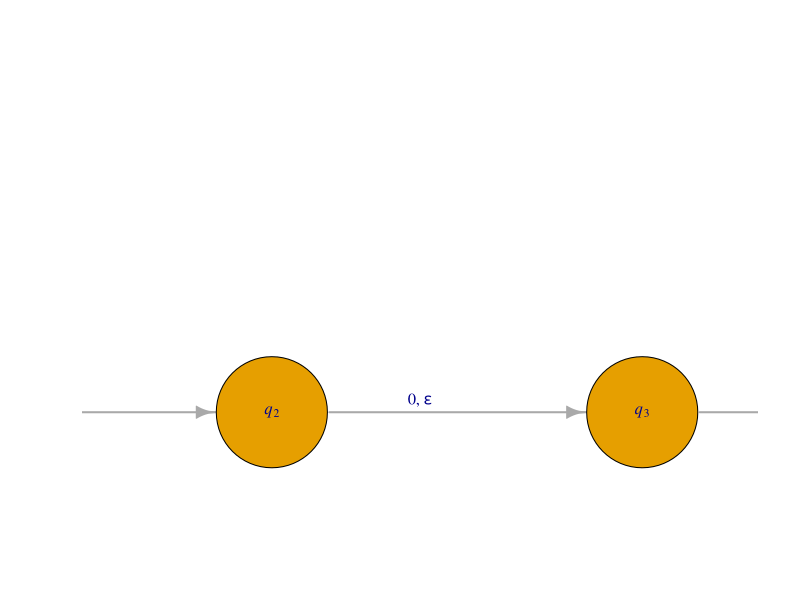
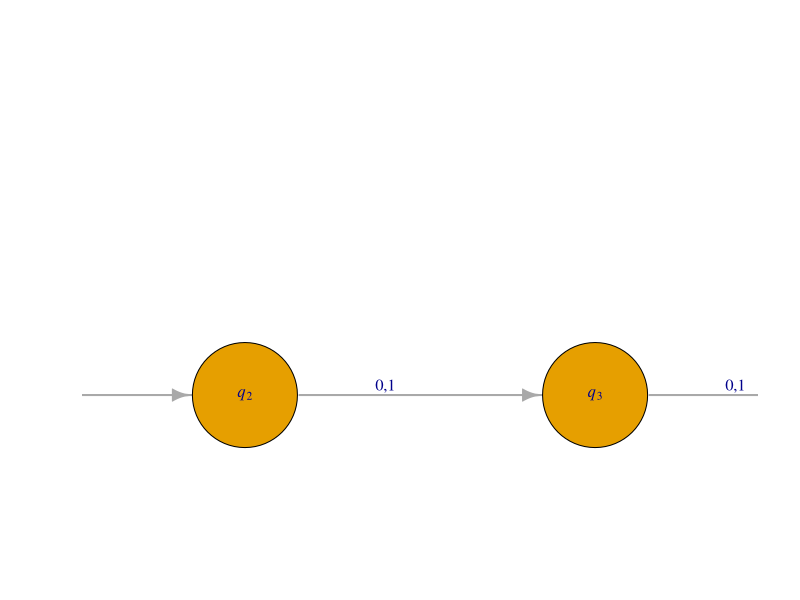

The R source for these figures, in order: (Note: this script raises an error after producing the figures.)
## ---- chunk 1
library(igraph)
a4 <- graph_from_literal(" "-+q1-+q2-+q3-+q4-+q4, q1-+q1, simplify=FALSE)
coords <- layout_on_grid(a4, width = 5)
plot(a4, 
     edge.curved = c(0, 0, 0, 0, 0.5, 0.5), 
     layout=coords,
     vertex.size = 15,
     vertex.shape = c("none", "circle", "circle", "circle", "circle"),
     vertex.label = c(" ", expression(italic(q)[1]), expression(italic(q)[2]), expression(italic(q)[3]), expression(italic(q)[4])),
     edge.loop.angle=3.14*1.5,
     mark.groups = list(5), mark.shape = 0.75, mark.col = "pink", mark.border = "black",
     vertex.label.cex = 1,
     edge.label = c("","     1\n", expression(atop("   0," ~ epsilon,  " ")), "  1\n","0,1\n","0,1\n"), 
     edge.label.cex = 1,
     edge.width = 2,
     ylim = c(-1.02,-0.65), xlim=c(-0.1,0.5))
## ---- chunk 2
library(igraph)
a4 <- graph_from_literal(" "-+q1-+q2-+q3-+q4, q1-+q1, simplify=FALSE)
coords <- layout_on_grid(a4, width = 5)
plot(a4, 
     edge.curved = c(0, 0, 0, 0, 0.5), 
     layout=coords,
     vertex.size = 15,
     vertex.shape = c("none", "circle", "circle", "circle", "circle"),
     vertex.label = c(" ", expression(italic(q)[1]), expression(italic(q)[2]), expression(italic(q)[3]), expression(italic(q)[4])),
     edge.loop.angle=3.14*1.5,
     mark.groups = list(5), mark.shape = 0.75, mark.col = "pink", mark.border = "black",
     vertex.label.cex = 1,
     edge.label = c("","     1\n", "   0,1\n", "   0,1\n", "0,1\n"), 
     edge.label.cex = 1,
     edge.width = 2,
     ylim = c(-1.05,-0.65), xlim=c(0,0.5))
## ---- chunk 3
library(knitr)
include_graphics("images/dfa1xx.png")
## ---- chunk 4
library(knitr)
include_graphics("images/nfa3.png")
## ---- chunk 5
library(knitr)
include_graphics("images/nfaconcat.png")
## ---- chunk 6
library(knitr)
include_graphics("images/nfastar.png")
## ---- chunk 7
library(knitr)
include_graphics("images/nfaunion.png")
